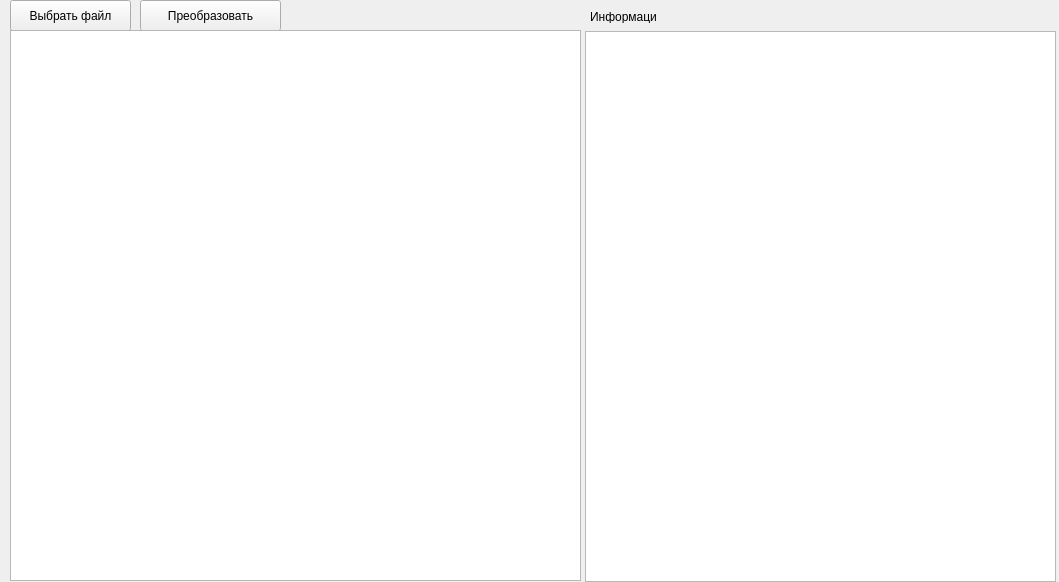
<?xml version="1.0" encoding="UTF-8"?>
<ui version="4.0">
 <class>Form</class>
 <widget class="QWidget" name="Form">
  <property name="geometry">
   <rect>
    <x>0</x>
    <y>0</y>
    <width>1059</width>
    <height>582</height>
   </rect>
  </property>
  <property name="minimumSize">
   <size>
    <width>1059</width>
    <height>582</height>
   </size>
  </property>
  <property name="maximumSize">
   <size>
    <width>1059</width>
    <height>582</height>
   </size>
  </property>
  <property name="windowTitle">
   <string>Form</string>
  </property>
  <widget class="QPushButton" name="LoadFileButton">
   <property name="geometry">
    <rect>
     <x>10</x>
     <y>0</y>
     <width>121</width>
     <height>31</height>
    </rect>
   </property>
   <property name="text">
    <string>Выбрать файл</string>
   </property>
  </widget>
  <widget class="QPushButton" name="StartButton">
   <property name="geometry">
    <rect>
     <x>140</x>
     <y>0</y>
     <width>141</width>
     <height>31</height>
    </rect>
   </property>
   <property name="text">
    <string>Преобразовать</string>
   </property>
  </widget>
  <widget class="QPlainTextEdit" name="ResultTextEditBox">
   <property name="geometry">
    <rect>
     <x>10</x>
     <y>30</y>
     <width>571</width>
     <height>551</height>
    </rect>
   </property>
   <property name="sizePolicy">
    <sizepolicy hsizetype="Preferred" vsizetype="Preferred">
     <horstretch>0</horstretch>
     <verstretch>0</verstretch>
    </sizepolicy>
   </property>
   <property name="acceptDrops">
    <bool>true</bool>
   </property>
  </widget>
  <widget class="QTextBrowser" name="LogTextBrowser">
   <property name="geometry">
    <rect>
     <x>585</x>
     <y>31</y>
     <width>471</width>
     <height>551</height>
    </rect>
   </property>
   <property name="sizePolicy">
    <sizepolicy hsizetype="Preferred" vsizetype="Preferred">
     <horstretch>1</horstretch>
     <verstretch>1</verstretch>
    </sizepolicy>
   </property>
  </widget>
  <widget class="QLabel" name="LabelInform">
   <property name="enabled">
    <bool>true</bool>
   </property>
   <property name="geometry">
    <rect>
     <x>590</x>
     <y>10</y>
     <width>67</width>
     <height>13</height>
    </rect>
   </property>
   <property name="text">
    <string>Информация:</string>
   </property>
  </widget>
 </widget>
 <resources/>
 <connections/>
</ui>
